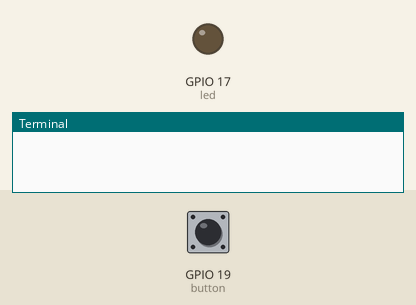
The program below on a simulated Raspberry Pi (BCM pin numbers). Parts: output pins drawn as LEDs (lit = HIGH), the last lines printed to the terminal. The test bench sets the inputs (shaded band); at power-on: GPIO 19 (button) HIGH.

Above: at 1.2 s.
1.3 s: GPIO 19 (button) pulled LOW for 0.15 s
At 1.8 s:
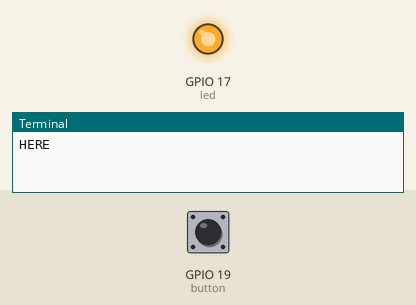
Timing chart, 0 to 4.3 s (numbered marks = the images above; inputs shaded):
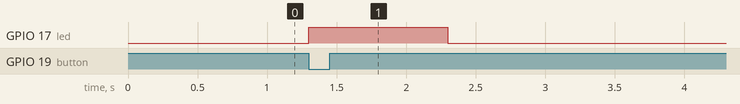

The program:

button.py
```python
from gpiozero import LED, Button
from signal import pause
from time import sleep

led = LED(17)
button = Button(19)


def my_func():
    print ("HERE")
    led.on()
    sleep(1)
    led.off()

button.when_pressed = my_func
#button.when_released = led.off

pause()
```

Measured:
- after the input at 1.3 s, GPIO 17 (led): LOW → HIGH at once, → LOW 1.0 s later
